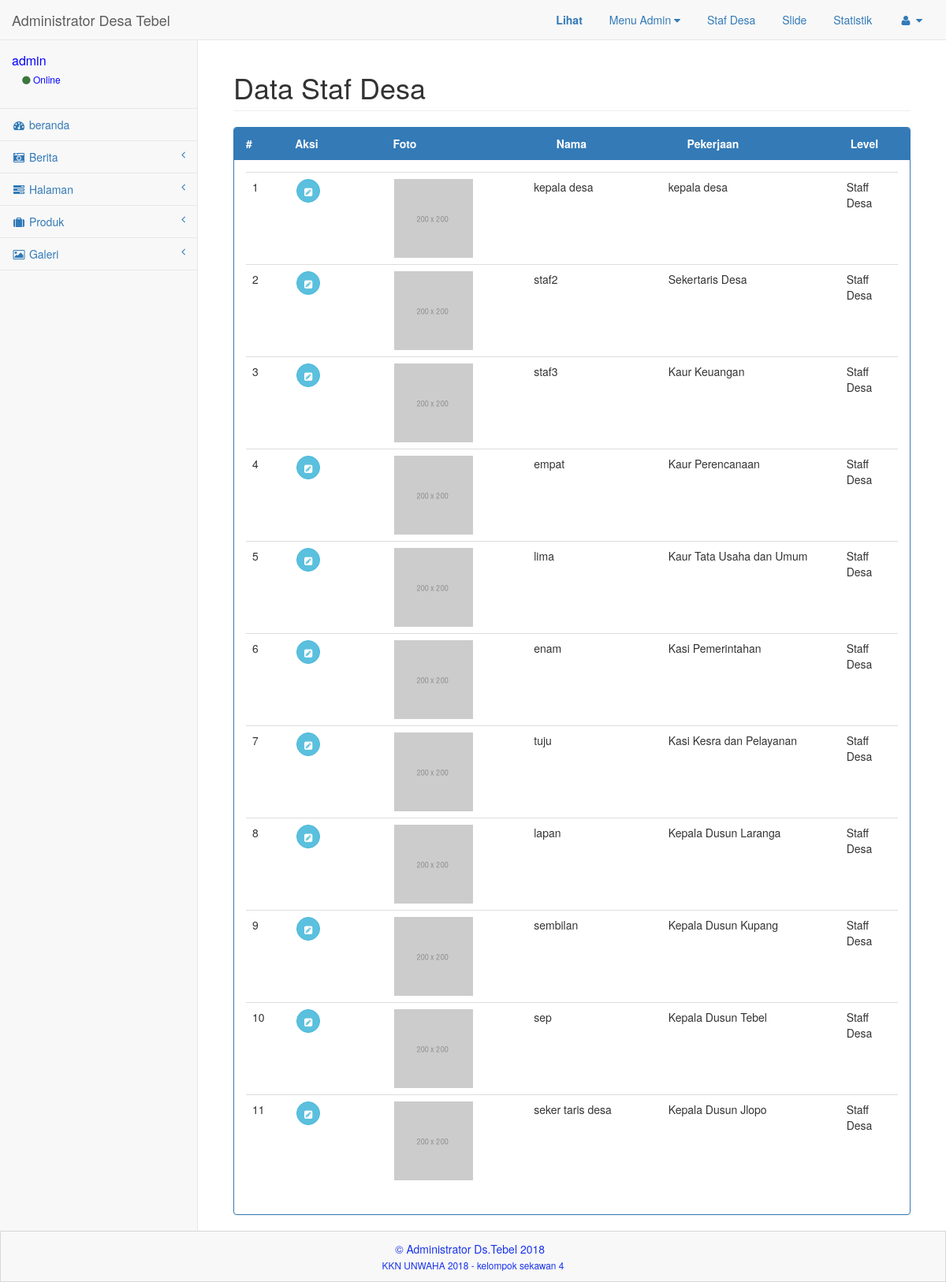
Screenshot of /admin.php?tampil=stafdesa&level=2 (signed in) with the database file from the repository.
### tables this page shows
CREATE TABLE IF NOT EXISTS `user` (
`id_user` int(11) NOT NULL,
  `nama` varchar(60) NOT NULL,
  `alamat` text NOT NULL,
  `job` varchar(50) NOT NULL,
  `lp` varchar(25) NOT NULL,
  `level` int(5) NOT NULL,
  `foto` text NOT NULL,
  `username` varchar(50) NOT NULL,
  `password` varchar(255) NOT NULL,
  `urutan` int(3) NOT NULL,
  `created` int(11) NOT NULL,
  `bagian` varchar(20) NOT NULL
);

CREATE TABLE IF NOT EXISTS `tampil` (
`id_tampil` int(1) NOT NULL,
  `titel` varchar(35) NOT NULL,
  `tahun` int(11) NOT NULL,
  `suka` int(11) NOT NULL,
  `tidak` int(11) NOT NULL,
  `notelpon` varchar(15) NOT NULL,
  `email` varchar(50) NOT NULL,
  `info` text NOT NULL
);

### admin/menu_kiri.php (the view, shortened to what this page needs)
<?php
        $data=mysqli_fetch_array($mysqli->query("SELECT * FROM user where id_user='$_SESSION[id_user]'"));
        $nama = $data['nama'];
?>
<div class="navbar-default sidebar" role="navigation">
    <div class="sidebar-nav navbar-collapse">
        <ul class="nav" id="side-menu">
            <li class="sidebar-search">
                <div class="input-group custom-search-form">
                    <p style="font-size: 16px; color: blue;"><?php echo $nama; ?><br>
                        <small style="font-size: 12px;">&nbsp;&nbsp;&nbsp;&nbsp;<i class="fa fa-circle text-success"></i> Online
                        </small>
                    </p>
                </div>
            </li>
            <li>
                <a href="?tampil=beranda" style="text-transform: lowercase;"><i class="fa fa-dashboard fa-fw"></i> beraNDA</a>
            </li>
             <?php
                    echo "<li>
                            <a href='#'><i class='fa fa-camera-retro fa-fw' style='text-transform: lowercase;'></i> Berita<span class='fa arrow'></span></a>";
                    echo "</li>";
                    echo "<li>
                            <a href='#'><i class='fa fa-tasks fa-fw'></i> Halaman<span class='fa arrow'></span></a>";
                    echo "</li>";
                    echo "<li>
                            <a href='#'><i class='fa fa-suitcase fa-fw'></i> Produk<span class='fa arrow'></span></a>";
                    echo "</li>";
                    echo "<li>
                            <a href='#'><i class='fa fa-picture-o fa-fw'></i> Galeri<span class='fa arrow'></span></a>";
                    echo "</li>";
            ?>
        </ul>
    </div>
</div>

### admin.php (shortened to what this page needs)
<?php
    if(!empty($_SESSION['username']) and !empty($_SESSION['password'])){
        include("lib/koneksi.php");
        ?>
        <!DOCTYPE html>
        <html lang="en">
        <head>
            <link href="template/admin/vendor/bootstrap/css/bootstrap.min.css" rel="stylesheet">
            <link href="template/admin/vendor/metisMenu/metisMenu.min.css" rel="stylesheet">
            <link href="template/admin/vendor/bootstrap-social/bootstrap-social.css" rel="stylesheet">
            <link href="template/admin/dist/css/sb-admin-2.css" rel="stylesheet">
            <link href="template/admin/vendor/font-awesome/css/font-awesome.min.css" rel="stylesheet" type="text/css">
        </head>
            <body>
                <div id="wrapper">
                    <nav class="navbar navbar-default navbar-static-top" role="navigation" style="margin-bottom: 0">
                        <div class="navbar-header">
                            <a class="navbar-brand" href="?tampil=beranda">Administrator Desa Tebel</a>
                        </div>
                        <?php include("admin/menu_atas.php") ?>
                        <?php include("admin/menu_kiri.php") ?>
                    </nav>
                    <div id="page-wrapper">
                        <?php include("konten/konten.php"); ?>
                    </div>
                </div>
                <?php
                    $dt=mysqli_fetch_array($mysqli->query("SELECT * FROM tampil"))
                ?>
                <div id="footer" style="height: 65px; margin: 0 auto;  color: #1933EC; background-color:#f8f8f8; border:1px solid rgb(216, 215, 215);">
                    <p style="  padding: 12px 0 0; text-align: center;">
                        &copy;  Administrator Ds.Tebel&nbsp;<?php echo $dt['tahun']; ?> &nbsp;<br>
                        <small class="right">KKN UNWAHA 2018 - kelompok sekawan 4</small>
                    </p>
                </div>
            </body>
        </html>
        <?php
    }else{
        header("Location: index.php");
        exit;
    }
?>

### admin/menu_atas.php (shortened to what this page needs)
<?php
    if (!empty($_SESSION['username'])) {
        ?>
        <div id="menu">
            <ul class="nav navbar-top-links navbar-right">
                <li class="dropdown">
                    <a href="index.php" target="_blank">
                        <strong> Lihat</strong>
                    </a>
                </li>
                <li class="dropdown">
                    <a href="#" class="dropdown-toggle">Menu Admin <i class="fa fa-caret-down"></i></a>
                </li>
                <li class="dropdown">
                    <a class="dropdown-toggle" href="?tampil=stafdesa&level=2">Staf Desa</a>
                </li>
                <li class="dropdown">
                    <a class="dropdown-toggle" href="?tampil=galeri&c=galeri&p=slide">Slide</a>
                </li>
                <li class="dropdown">
                    <a class="dropdown-toggle" href="?tampil=statistik&hal=1">Statistik</a>
                </li>
                <li class="dropdown">
                    <a class="dropdown-toggle" href="#">
                        <i class="fa fa-user fa-fw"></i> <i class="fa fa-caret-down"></i>
                    </a>
                </li>
            </ul>
        </div>
        <?php
    }else{
        header("Location: index.php");
        exit;
    }
?>

### konten/konten.php
<?php
if(isset($_GET['tampil'])) $tampil = $_GET['tampil'];
else $tampil = "beranda";
if ($tampil == "beranda") include("admin/beranda.php");
elseif($tampil == "keluar") include("admin/keluar.php");
elseif($tampil == "tampilan") include("admin/tampilan.php");
elseif($tampil == "statistik") include("admin/statistik_dt.php");
elseif($tampil == "submenu") include("admin/submenu/submenu_tampil.php");
elseif($tampil == "submenu_tambah") include("admin/submenu/submenu_tambah.php");
elseif($tampil == "submenu_tambahproses") include("admin/submenu/submenu_tambahproses.php");
elseif($tampil == "submenu_edit") include("admin/submenu/submenu_edit.php");
elseif($tampil == "submenu_editproses") include("admin/submenu/submenu_editproses.php");
elseif($tampil == "submenu_hapus") include("admin/submenu/submenu_hapus.php");
elseif($tampil == "halaman") include("admin/halaman/halaman_tampil.php");
elseif($tampil == "halaman_tambah") include("admin/halaman/halaman_tambah.php");
elseif($tampil == "halaman_tambahproses") include("admin/halaman/halaman_tambahproses.php");
elseif($tampil == "halaman_edit") include("admin/halaman/halaman_edit.php");
elseif($tampil == "halaman_editproses") include("admin/halaman/halaman_editproses.php");
elseif($tampil == "halaman_hapus") include("admin/halaman/halaman_hapus.php");
elseif($tampil == "produk") include("admin/produk/produk_tampil.php");
elseif($tampil == "produk_tambah") include("admin/produk/produk_tambah.php");
elseif($tampil == "produk_tambahproses") include("admin/produk/produk_tambahproses.php");
elseif($tampil == "produk_edit") include("admin/produk/produk_edit.php");
elseif($tampil == "produk_editproses") include("admin/produk/produk_editproses.php");
elseif($tampil == "produk_hapus") include("admin/produk/produk_hapus.php");
elseif($tampil == "galeri") include("admin/galeri/galeri_tampil.php");
elseif($tampil == "galeri_tambah") include("admin/galeri/galeri_tambah.php");
elseif($tampil == "galeri_tambahproses") include("admin/galeri/galeri_tambahproses.php");
elseif($tampil == "galeri_edit") include("admin/galeri/galeri_edit.php");
elseif($tampil == "galeri_editproses") include("admin/galeri/galeri_editproses.php");
elseif($tampil == "galeri_hapus") include("admin/galeri/galeri_hapus.php");
elseif($tampil == "berita") include("admin/berita/berita_tampil.php");
elseif($tampil == "berita_tambah") include("admin/berita/berita_tambah.php");
elseif($tampil == "berita_tambahproses") include("admin/berita/berita_tambahproses.php");
elseif($tampil == "berita_edit") include("admin/berita/berita_edit.php");
elseif($tampil == "berita_editproses") include("admin/berita/berita_editproses.php");
elseif($tampil == "berita_hapus") include("admin/berita/berita_hapus.php");
elseif($tampil == "datadiri") include("admin/datadiri/datadiri_tampil.php");
elseif($tampil == "datadiri_edit") include("admin/datadiri/datadiri_edit.php");
elseif($tampil == "datadiri_editproses") include("admin/datadiri/datadiri_editproses.php");
elseif($tampil == "ganti_password") include("admin/datadiri/ganti_password.php");
elseif($tampil == "ganti_password_proses") include("admin/datadiri/ganti_password_proses.php");
elseif($tampil == "stafdesa") include("admin/stafdesa/stafdesa_tampil.php");
elseif($tampil == "stafdesa_tambah") include("admin/stafdesa/stafdesa_tambah.php");
elseif($tampil == "stafdesa_tambahproses") include("admin/stafdesa/stafdesa_tambahproses.php");
elseif($tampil == "stafdesa_edit") include("admin/stafdesa/stafdesa_edit.php");
elseif($tampil == "stafdesa_editproses") include("admin/stafdesa/stafdesa_editproses.php");
elseif($tampil == "stafdesa_hapus") include("admin/stafdesa/stafdesa_hapus.php");
else
        echo"<div class='container-fluid'><div class='row'><div class='col-lg-12'><h1 class='page-header'>KONTEN TIDAK ADA</h1></div></div></div>";
?>

### admin/stafdesa/stafdesa_tampil.php (shortened to what this page needs)
<?php
    if (!empty($_GET['level'])) {
        if($_GET['level']==1){
            $menu_judul = "User";
        }elseif($_GET['level']==2) {
            $menu_judul = "Staf Desa";
        }else{
            $menu_judul = "";
        }
        ?>
        <div class="container-fluid">
            <div class="row">
                <div class="col-lg-12">
                    <h1 class="page-header">Data <?php echo $menu_judul; ?></h1>
                </div>
            </div>
            <div class="row">
                <div class="col-md-12">
                    <div class="panel panel-primary">
                        <div class="panel-heading">
                           	<table>
                                <thead>
                                    <tr>
                                        <th width="3%">#</th>
                                        <?php if($_SESSION['bagian']=="admin"){ ?>
                                        <th width="6%">Aksi</th>
                                        <?php }?>
                                        <?php if($_GET['level']==2){ ?>
                                        <th width="10%">Foto</th>
                                        <?php }?>
                                        <th width="8%">Nama</th>
                                        <th width="10%">Pekerjaan</th>
                                        <th width="2%">Level</th>
                                    </tr>
                                </thead>
                            </table>
                        </div>
                        <div class="panel-body">
                            <div class="table-responsive">
                                <table class="table table-hover">
                                    <tbody>
                                    <?php
                                        $no = 1;
                                        $sql = $mysqli->query ("SELECT * FROM user where level='$_GET[level]'") or die (mysqli_error());
                                        while ($data = mysqli_fetch_array($sql)){
                                    ?>
                                        <tr>
                                            <td width="2%"><?php echo $no; ?></td>
                                            <?php
                                                if($_SESSION['bagian']=="admin" and $_GET['level']==1){
                                            ?>
                                            <td width="6%">
                                                <form style="display: inline-block;" name="lihat" method="post" action="?tampil=stafdesa_edit">
                                                    <input type="hidden" name="id" value="<?php echo $data['id_user']; ?>">
                                                    <input type="hidden" name="level" value="3">
                                                    <button name="lihat" title="Lihat Data" type="lihat" class="btn btn-info btn-circle">
                                                        <i class="fa fa-eye "></i>
                                                    </button>
                                                </form>
                                                <form style="display: inline-block;" name="hapus" method="post" action="?tampil=stafdesa_hapus">
                                                            <input type="hidden" name="id" value="<?php echo $data['id_user']; ?>">
                                                            <input type="hidden" name="level" value="<?php echo $_GET['level'];?>">
                                                    <button onclick="return confirm('YAKIN DATA INI AKAN DIHAPUS??');" name="hapus" title="Hapus Data" type="hapus" class="btn btn-warning btn-circle">
                                                        <i class="fa fa-times"></i>
                                                    </button>
                                                </form>
                                            </td>
                                            <?php }elseif($_GET['level']==2) {
                                            ?>
                                            <td width="6%">
                                                <form style="display: inline-block;" name="lihat" method="post" action="?tampil=stafdesa_edit">
                                                    <button name="lihat" title="Lihat Data" type="lihat" class="btn btn-info btn-circle">
                                                        <i class="fa fa-pencil-square "></i>
                                                    </button>
                                                </form>
                                            </td>
                                            <td width="5%">
                                                <img src="gambar/user/<?php echo $data['foto']; ?>" width="100">
                                            </td>
                                            <?php }?>
                                            <td width="8%">
                                                <?php echo $data['nama']; ?>
                                            </td>
                                            <td width="10%">
                                                <?php echo $data['job']; ?>
                                            </td>
                                            <td width="2%">
                                                <?php
                                                    if($data['bagian']=="admin"){
                                                        echo "Admin";
                                                    }else{
                                                        echo "Staff Desa";
                                                    }
                                                ?>
                                            </td>
                                        </tr>
                                    <?php
                                        $no++ ;
                                        }
                                    ?>
                                    </tbody>
                                </table>
                            </div>
                        </div>
                    </div>
                </div>
            </div>
        </div>
        <?php
    }else{
        echo"<div class='container-fluid'><div class='row'><div class='col-lg-12'><h1 class='page-header'>KONTEN TIDAK ADA</h1></div></div></div>";
        echo "<meta http-equiv ='refresh'content='1; url=?tampil=beranda'>";
    }
?>

### rows the page displays
user: nama "admin"
user: foto (picture), nama "kepala desa", job "kepala desa", bagian "Staff Desa"
user: foto (picture), nama "staf2", job "Sekertaris Desa", bagian "Staff Desa"
user: foto (picture), nama "staf3", job "Kaur Keuangan", bagian "Staff Desa"
user: foto (picture), nama "empat", job "Kaur Perencanaan", bagian "Staff Desa"
user: foto (picture), nama "lima", job "Kaur Tata Usaha dan Umum", bagian "Staff Desa"
user: foto (picture), nama "enam", job "Kasi Pemerintahan", bagian "Staff Desa"
user: foto (picture), nama "tuju", job "Kasi Kesra dan Pelayanan", bagian "Staff Desa"
user: foto (picture), nama "lapan", job "Kepala Dusun Laranga", bagian "Staff Desa"
user: foto (picture), nama "sembilan", job "Kepala Dusun Kupang", bagian "Staff Desa"
user: foto (picture), nama "sep", job "Kepala Dusun Tebel", bagian "Staff Desa"
user: foto (picture), nama "seker taris desa", job "Kepala Dusun Jlopo", bagian "Staff Desa"
tampil: tahun "2018"

### other values shown
$menu_judul "Staf Desa"
